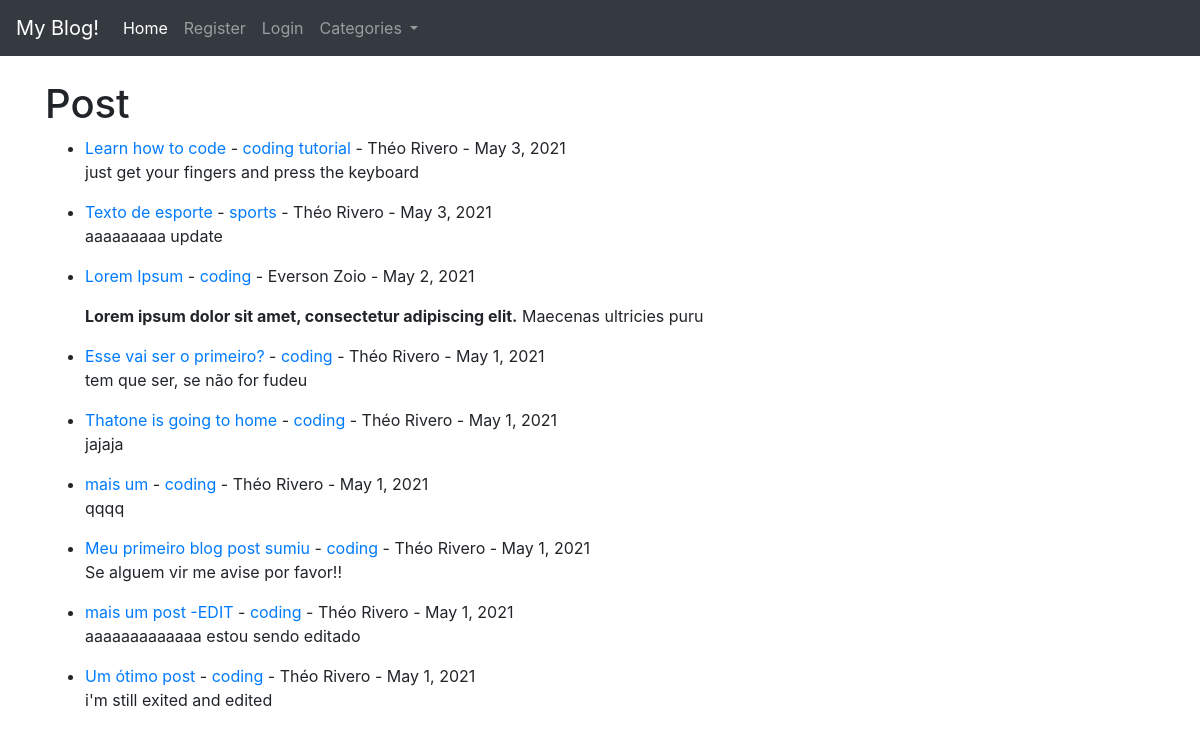
The app's page /, older data.
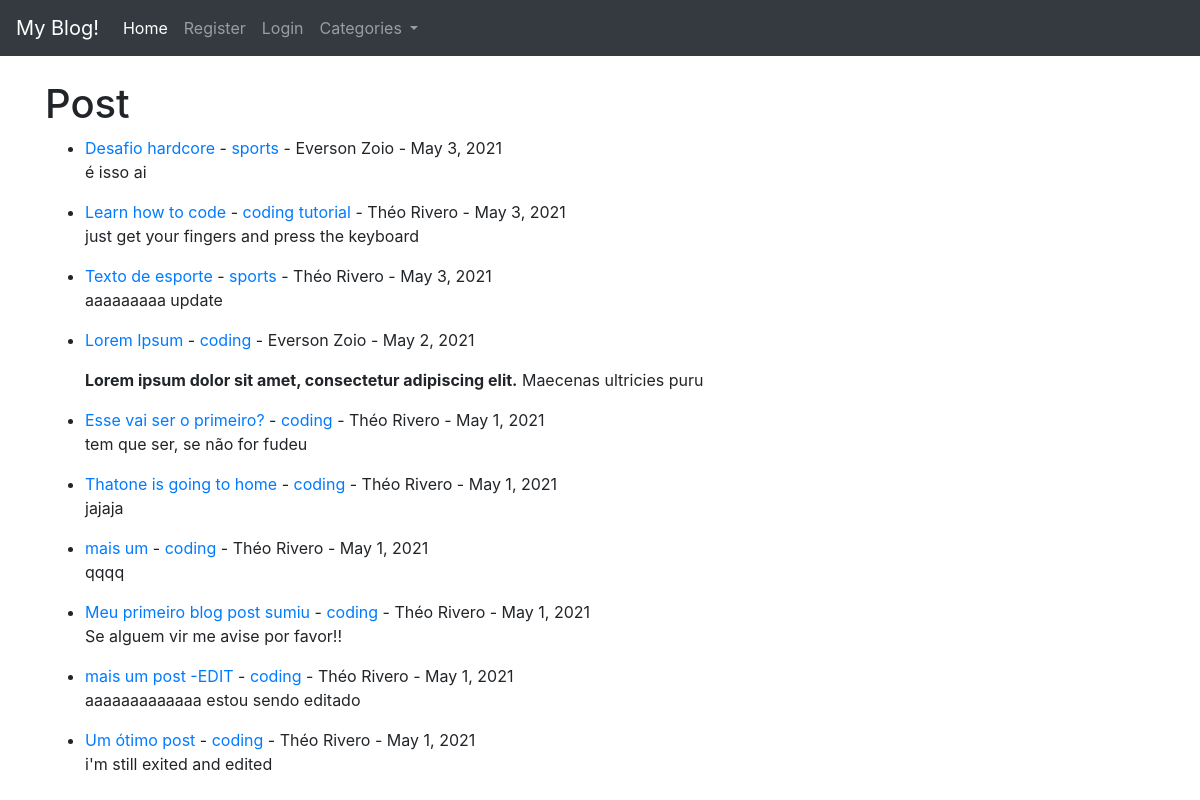
The same page, newer data.
### theblog/models.py (models this page shows, shortened)
class Post(models.Model):
	title = models.CharField(max_length=255)
	title_tag = models.CharField(max_length=255)
	author = models.ForeignKey(User, on_delete=models.CASCADE) #models.CASCADE caso o user seja apagado todos os seus posts são apagados tbm
	body = models.TextField()
	post_date = models.DateField(auto_now_add=True)
	category = models.CharField(max_length=255, default='coding')
	likes = models.ManyToManyField(User, related_name='blog_post')

### theblog/views.py (the view)
# urls.py: path('', HomeView.as_view(), name='home'),
class HomeView(ListView):
	model = Post
	template_name = 'home.html'
	ordering = ['-id']
	def get_context_data(self, *args, **kwargs):
		cat_menu = Category.objects.all()
		context = super(HomeView,self).get_context_data(*args, **kwargs)
		context['cat_menu'] = cat_menu
		return context

### theblog/templates/home.html (shortened to what this page needs)
{% extends 'base.html' %}
{% block content %}
<h1>Post</h1>
<ul>
{% for post in object_list %}
	<li>
		<a href="{% url 'article-detail' post.id %}">{{post.title}}</a> -
		<a href="{% url 'category' post.category|slugify %}">{{post.category}}</a> -
		{{post.author.first_name}} {{post.author.last_name}} - {{post.post_date}}
		<p>{{post.body|slice:":100"|safe}}</p>
	</li>
{% endfor %}
</ul>
{% endblock %}

### theblog/templates/base.html (shortened to what this page needs)
<!doctype html>
<html lang="en">
  <head>
    <link rel="stylesheet" href="https://stackpath.bootstrapcdn.com/bootstrap/4.3.1/css/bootstrap.min.css">
  </head>
  <body>
    <nav class="navbar navbar-expand-lg navbar-dark bg-dark">
      <a class="navbar-brand" href="{% url 'home' %}">My Blog!</a>
      <div class="collapse navbar-collapse" id="navbarSupportedContent">
        <ul class="navbar-nav mr-auto">
          <li class="nav-item active">
            <a class="nav-link" href="{% url 'home' %}">Home <span class="sr-only">(current)</span></a>
          </li>
          {% if user.is_authenticated %}
            <li class="nav-item">
              <a class="nav-link" href="{% url 'add_post' %}">Add Post</a>
            </li>
            <li class="nav-item">
              <a class="nav-link" href="{% url 'add_category' %}">Add Category</a>
            </li>
            <li class="nav-item">
              <a class="nav-link" href="{% url 'logout' %}">Logout</a>
            </li>
          {% else %}
          <li class="nav-item">
            <a class="nav-link" href="{% url 'register' %}">Register</a>
          </li>
          <li class="nav-item">
            <a class="nav-link" href="{% url 'login' %}">Login</a>
          </li>
          {% endif %}
          {% if cat_menu %}
           <li class="nav-item dropdown">
              <a class="nav-link dropdown-toggle" href="#" id="navbarDropdown" role="button" data-toggle="dropdown" aria-haspopup="true" aria-expanded="false">
                Categories
              </a>
            </li>
          {% else %}
            <li class="nav-item">
              <a class="nav-link" href="{% url 'category-list' %}">Categories</a>
            </li>
          {% endif %}
        </ul>
      </div>
    </nav>
    <div class='container'>
      {% block content %}
      {% endblock %}
    </div>
  </body>
</html>

Row changes from the older to the newer data that the page shows:
added Post: title "Desafio hardcore", category "sports", author.first_name "Everson", author.last_name "Zoio", post_date "May 3, 2021", body "é isso ai"
